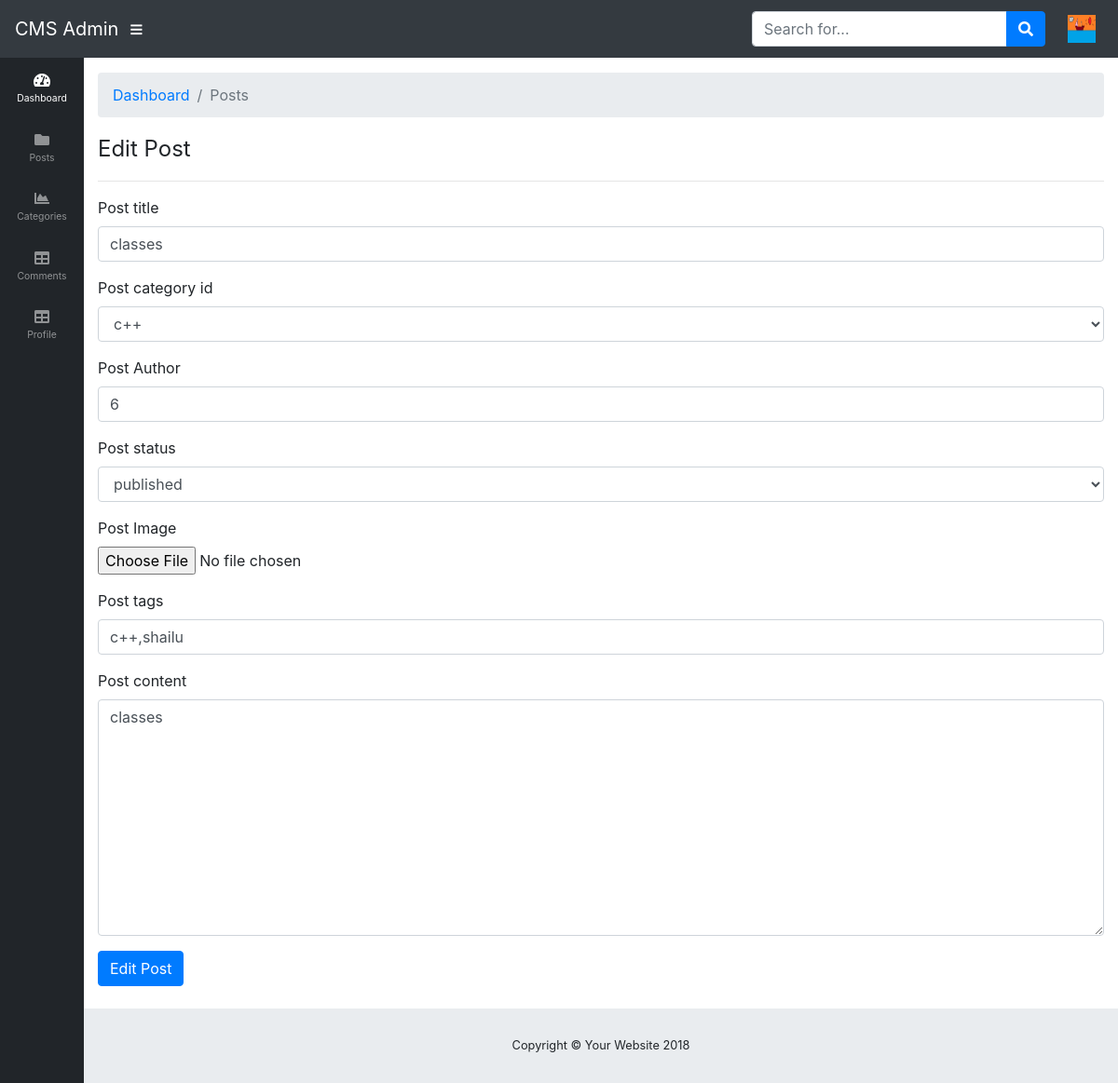
The page /admin/posts.php?source=edit_post&post_id=7 (signed in) on the database its author committed.
### tables this page shows
CREATE TABLE `users` (
  `user_id` int(11) NOT NULL,
  `username` varchar(255) NOT NULL,
  `password` varchar(255) NOT NULL,
  `first_name` varchar(255) NOT NULL,
  `last_name` varchar(255) NOT NULL,
  `email` varchar(255) NOT NULL,
  `image` text NOT NULL,
  `role` varchar(255) NOT NULL,
  `token` varchar(255) NOT NULL
);

CREATE TABLE `posts` (
  `post_id` int(11) NOT NULL,
  `post_cat_id` int(11) NOT NULL,
  `post_title` varchar(255) NOT NULL,
  `post_author` varchar(255) NOT NULL,
  `post_date` date NOT NULL,
  `post_image` text NOT NULL,
  `post_content` text NOT NULL,
  `post_tags` varchar(255) NOT NULL,
  `post_comment_count` int(11) NOT NULL DEFAULT '0',
  `post_status` varchar(255) NOT NULL,
  `post_views_count` int(11) NOT NULL DEFAULT '0'
);

### includes/functions.php (called while the page is built, shortened)
<?php
include_once ("connection.php");
function get_all_categories($condition=1){
    global $connection;
    $allCategories=array();
    $sql = "SELECT * FROM categories WHERE $condition";
    $result = mysqli_query($connection,$sql);
    $i=0;
        while($row = mysqli_fetch_assoc($result)){
        $single_category= array();
        $single_category['cat_id'] =$row['cat_id'];
        $single_category['cat_title'] =$row['cat_title'];
        $allCategories[$i]=$single_category;
        $i++;
    }
    return $allCategories;
}
function get_all_users($condition=1){
    global $connection;
    $sql = "SELECT * FROM users WHERE $condition";
    $result = mysqli_query($connection,$sql);
    return $result;
}

### admin/includes/pages/posts/edit-post.php (the view, shortened to what this page needs)
<?php
if(isset($_GET['post_id'])) {
    $edit_post_id = $_GET['post_id'];
    include_once ("../includes/connection.php");
    $query = "SELECT * FROM posts WHERE post_id = $edit_post_id";
    $result  = mysqli_query($connection,$query);
    if ($row = mysqli_fetch_assoc($result)) {
        $post_title = $row['post_title'];
        $post_tags = $row['post_tags'];
        $post_cat_id = $row['post_cat_id'];
        $post_author = $row['post_author'];
        $post_status = $row['post_status'];
        ?>
        <div class="row">
            <div class="col-md-12">
                <form action="" method="post" role="form" enctype="multipart/form-data">
                    <legend>Edit Post</legend>
                    <hr>
                    <div class="form-group">
                        <label for="post_title">Post title</label>
                        <input type="text" class="form-control" name="post_title" id="post_title" value=<?php echo $post_title?>>
                    </div>
                    <div class="form-group">
                        <label for="post_cat_id">Post category id</label>
                        <?php
                        include_once("../includes/functions.php");
                        $categories = get_all_categories();
                        $categories_count = count($categories);
                        $i = 0;
                        ?>
                        <select class="form-control" name="post_cat_id" id="post_cat_id">
                            <?php
                            while ($i < $categories_count) {
                                $cat_id = $categories[$i]['cat_id'];
                                $cat_title = $categories[$i]['cat_title'];
                                $normal ="<option value='$cat_id'>$cat_title</option>";
                                $selected ="<option value='$cat_id' selected>$cat_title</option>";
                                if ($cat_id == $post_cat_id) {
                                    echo $selected;
                                }else
                                    echo $normal;
                                $i++;
                            }
                            ?>
                        </select>
                    </div>
                    <div class="form-group">
                        <label for="post_author">Post Author</label>
                        <input type="text" class="form-control" name="post_author" id="post_author" value=<?php echo $post_author?>>
                    </div>
                    <div class="form-group">
                        <label for="post_author">Post status</label>
                        <select name="post_status" id="post_status" class="form-control">
                            <option value="published" <?php echo $post_status=="published"?"selected":"";?>>published</option>
                        </select>
                    </div>
                    <div class="form-group">
                        <label for="post_image">Post Image</label>
                        <input type="file" class="form-control-file" name="post_image" id="post_image">
                    </div>
                    <div class="form-group">
                        <label for="post_tags">Post tags</label>
                        <input type="text" class="form-control" name="post_tags" id="post_tags" value=<?php echo $post_tags?>>
                    </div>
                    <div class="form-group">
                        <label for="post_content">Post content</label>
                        <textarea name="post_content" id="post_content" cols="30" rows="10"
                                  class="form-control"><?php echo $post_title?></textarea>
                    </div>
                    <button type="submit" class="btn btn-primary" name="edit_post" id="edit_post">Edit Post</button>
                </form>
            </div>
        </div>
        <?php
    }
}
?>

### admin/includes/navigation.php (shortened to what this page needs)
<?php
    include_once ("../includes/functions.php");
if (isLoggedIn())
    $user_id = $_SESSION['user_id'];
$result = get_all_users("user_id = {$user_id}");
if ($row = mysqli_fetch_assoc($result)){
    $image = $row['image'];
}
?>
<nav class="navbar navbar-expand navbar-dark bg-dark static-top">
    <a class="navbar-brand mr-1" href="index.php">CMS Admin</a>
    <button class="btn btn-link btn-sm text-white order-1 order-sm-0" id="sidebarToggle" href="#">
        <i class="fas fa-bars"></i>
    </button>
    <form class="d-none d-md-inline-block form-inline ml-auto mr-0 mr-md-3 my-2 my-md-0">
        <div class="input-group">
            <input type="text" class="form-control" placeholder="Search for..." aria-label="Search" aria-describedby="basic-addon2">
            <div class="input-group-append">
                <button class="btn btn-primary" type="button">
                    <i class="fas fa-search"></i>
                </button>
            </div>
        </div>
    </form>
    <ul class="navbar-nav ml-auto ml-md-0">
        <li class="nav-item dropdown no-arrow">
            <a class="nav-link dropdown-toggle" href="#" id="userDropdown" role="button" data-toggle="dropdown" aria-haspopup="true" aria-expanded="false">
                <img src="images/users/<?php echo $image?>" height="30px" width="30px" alt="">
            </a>
        </li>
    </ul>
</nav>

### admin/css/sb-admin.css (style rules this page uses)
html { position: relative; min-height: 100%; }
body { height: 100%; }
.navbar-nav .nav-item.dropdown .dropdown-toggle::after { width: 1rem; text-align: center; float: right; vertical-align: 0; border: 0; font-weight: 900; content: '\f105'; font-family: 'Font Awesome 5 Free'; }
.navbar-nav .nav-item.dropdown.no-arrow .dropdown-toggle::after { display: none; }
:root { --input-padding-x: 0.75rem; --input-padding-y: 0.75rem; }

### rows shown on the page
users: image (picture)
posts: post_title "classes", post_author "6", post_status "published", post_tags "c++,shailu", post_content "classes"

### other values the page prints
$title "Posts"
form field post_cat_id "c++"
